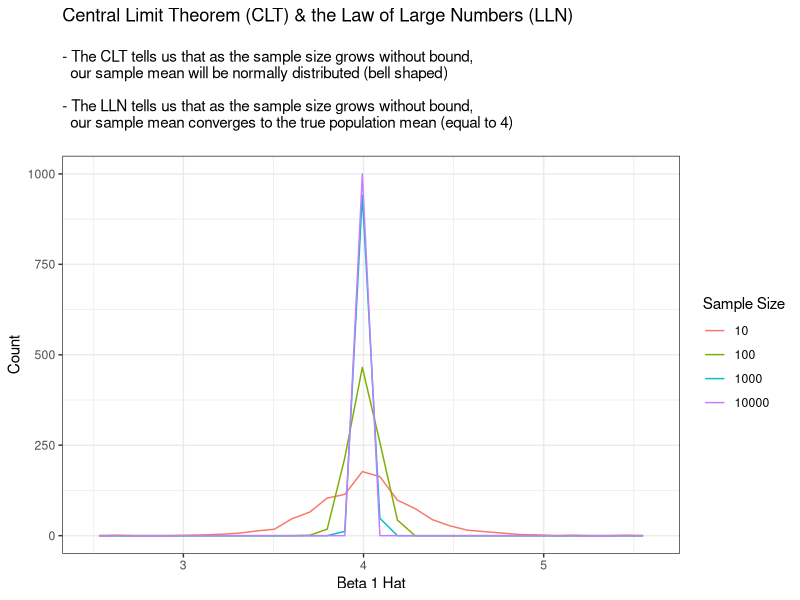
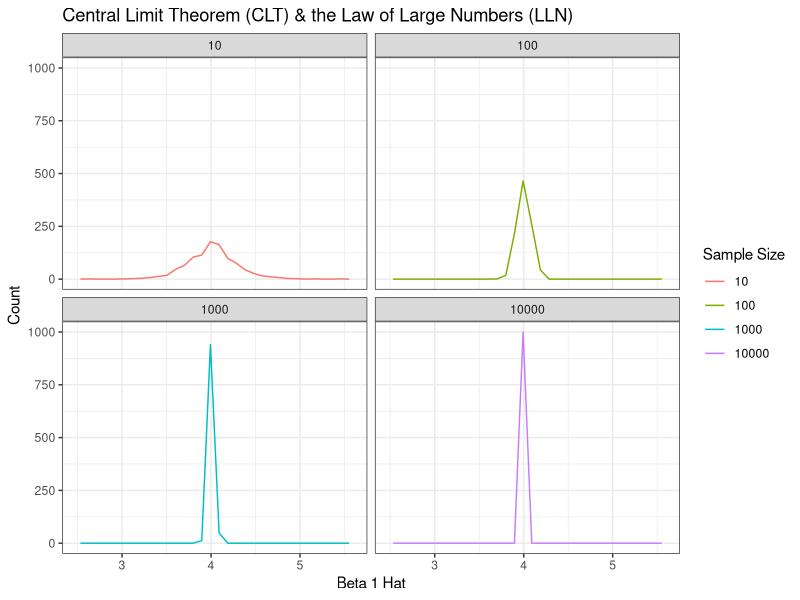

Generate these figures, in order, with R:
## ---- chunk 1

#purpose of chunk: suppress warnings for ggplots - R generates a warning about bin sizes that is irrelevant. ggplots contain four separate frequency polygons where one bin size is not going to be appropriate for all polygons.

knitr::opts_chunk$set(warning = FALSE, message = FALSE) 
## ---- chunk 2
#| code-fold: true

suppressMessages(
  library(tidyverse)
)

set.seed(1)

sample_size = c(10, 100, 1000, 10000) #create dif sample sizes to show how parameter estimates converge as sample grows w/o bound
sample_size_name = c("reg_10", "reg_100", "reg_1,000", "reg_10,000") #need non-numeric vals for column names

#function purpose: generate dataset for regression, then run 1,000 regressions on each sample size listed above
regression_function <- function(sample_size_name, sample_size) {
  sample_size_name <- as.data.frame(t(sapply(
    1:1000, function(x) tibble( #1,000 regs for each sample to show distribution of parameter estimates at each sample size
      x = 4 * rnorm(sample_size),
      u = 3 * rnorm(sample_size),
      y = 17 + 4*x + u) %>% 
      lm(y ~ x, .)
  ))) %>% 
    unnest_wider(coefficients) %>% #convert data from list format to numeric
    select(x) #keep only parameter estimate columns
}

reg_results <- as.data.frame(mapply(regression_function, sample_size_name, sample_size)) #apply function to name and sample size vectors

reg_results <- reg_results %>% 
  pivot_longer( #tidy data so every column is a variable and every row is an observation
  cols = ends_with(".x"),
  names_to = "sample_size_name",
    values_to = "beta_1_hat"
  ) %>% 
  mutate(sample_size_name = as.factor(str_remove_all(sample_size_name, "[reg_.x]"))) %>%
  arrange(sample_size_name)

freqpoly_distributions <- reg_results %>% 
  ggplot(aes(beta_1_hat, color = sample_size_name)) +
  geom_freqpoly() +
  scale_x_continuous(breaks = seq(from = 1, to = 7, by = 1)) +
  theme_bw() +
  labs(
    x = "Beta 1 Hat",
    y = "Count",
    title = "Central Limit Theorem (CLT) & the Law of Large Numbers (LLN)",
    subtitle = "\n- The CLT tells us that as the sample size grows without bound,\n  our sample mean will be normally distributed (bell shaped)\n\n- The LLN tells us that as the sample size grows without bound,\n  our sample mean converges to the true population mean (equal to 4)\n"
  ) +
  guides(color = guide_legend(title = "Sample Size"))

faceted_freqpoly_distributions <- reg_results %>% 
  ggplot(aes(beta_1_hat, color = sample_size_name)) +
  geom_freqpoly() +
  facet_wrap(~sample_size_name) +
  scale_x_continuous(breaks = seq(from = 1, to = 7, by = 1)) +
  theme_bw() +
    labs(
    x = "Beta 1 Hat",
    y = "Count",
    title = "Central Limit Theorem (CLT) & the Law of Large Numbers (LLN)"
  ) +
  guides(color = guide_legend(title = "Sample Size"))
## ---- chunk 3
#| echo: false

freqpoly_distributions
## ---- chunk 4
#| echo: false

faceted_freqpoly_distributions
